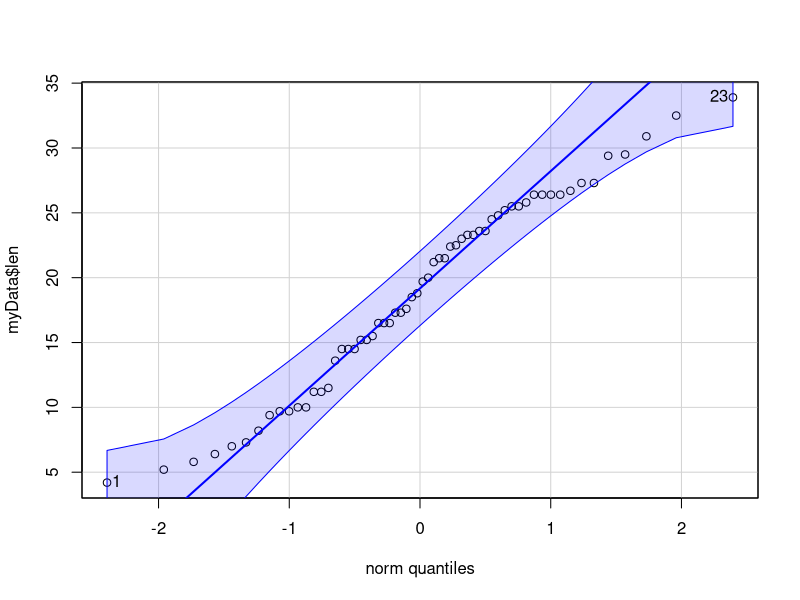
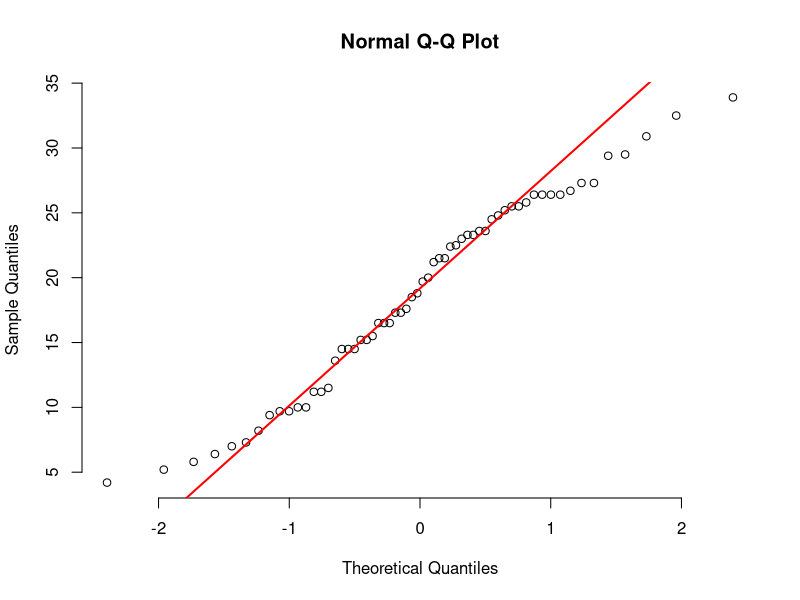
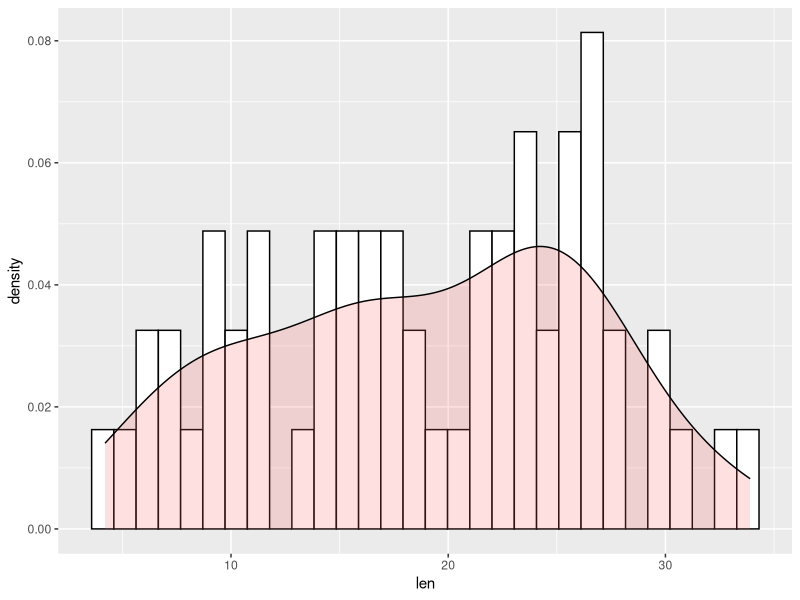

Generate these figures, in order, with R:
# Scott Schumacker
# Exploratory Data Analysis - Checking for Normality

# Loading packages
library(tidyverse)
library(dplyr)
library(car)

# Exploring what data sets to use
data()

# Loading data
myData <- ToothGrowth

# View data and look at the structure of the data set
View(myData)
str(myData) # This step is to make sure that our variables are the right class

# Visualizing the distribution
# qq plot with car package
qqPlot(myData$len)

# qq plot with Stats package
qqnorm(myData$len, pch = 1, frame = FALSE)
qqline(myData$len, col = "red", lwd = 2)
# Ideally our data points should be as close to the qq line as possible

# Histogram and density plot with ggplot
ggplot(myData, aes(x=len)) + 
  geom_histogram(aes(y=..density..), colour="black", fill="white")+
  geom_density(alpha=.2, fill="#FF6666") 

# Shapiro-Wilke Test for normality
# Ho: The data follows a normal distribution
# Ha: The data does not follow a normal distribution
shapiro.test(myData$len)

# Since the p-value is larger than 0.05, we cannot reject the null hypothesis
# We can then assume we confidence that our data follows a normal distribution